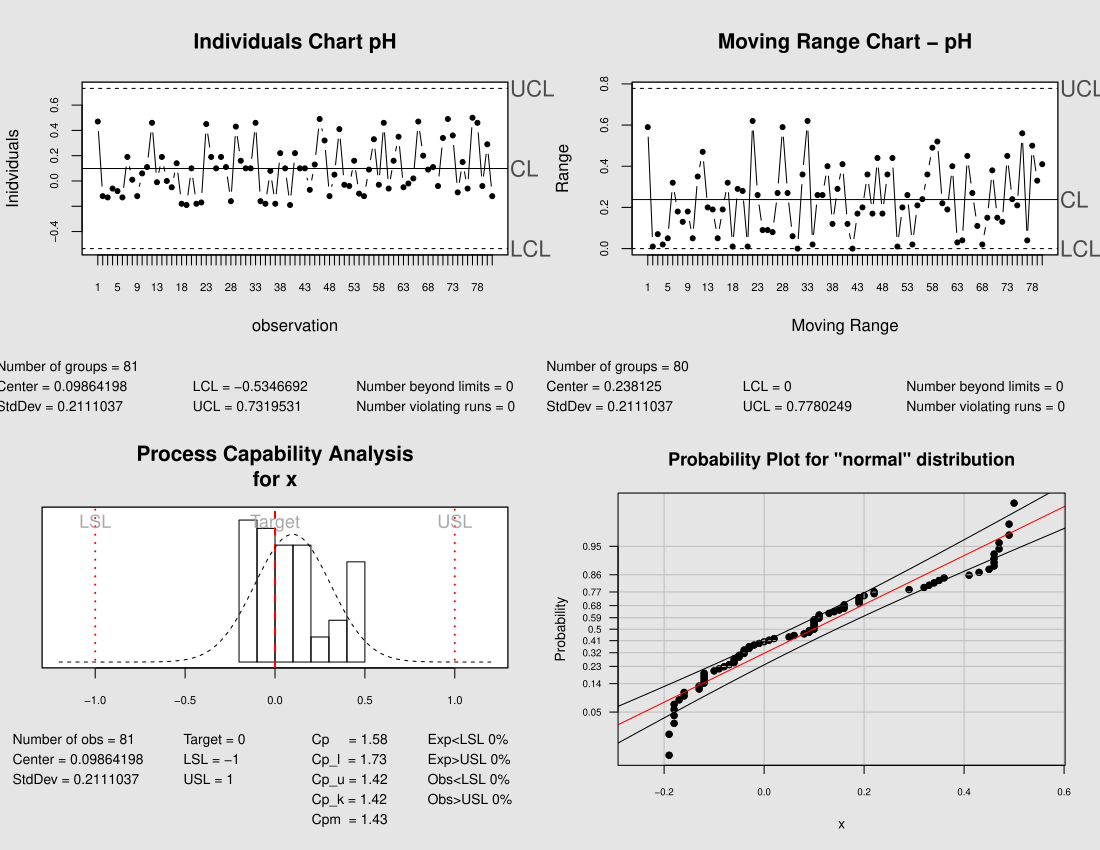

Write R code to recreate this figure.
#' Wrapper function to simplify the creation of XmR (IMR) charts using the qcc package.
#' 
#' By default, generates both the Individuals and Moving Range graphs.
#' Calls the qcc function once to generate the individuals chart using
#' type = "xbar.one" and a second call to generate the moving range
#' chart by transforming the data to a 2x(n-1) matrix and calling
#' the qcc function with type="R". 
#' Returns a list containing two qcc objects, one for the individuals
#' chart and the second for the moving range chart.
#' 
#' @name XmRqcc
#' @author Thomas Hopper \email{tomhopper@gmail.com}
#' @param x Required. A column vector of individual observations. Must be type double or integer.
#' @param title.X Optional. The title for the individuals chart.
#' @param title.mR Optional. The title for the moving range chart.
#' @param xlab.X Optional. The label for the x axis on the individuals chart.
#' @param ylab.X Optional. The label for the y axis on the individuals chart.
#' @param xlab.mR Optional. The label for the x axis on the moving range chart.
#' @param ylab.mR Optional. The label for the y axis on the moving range chart.
#' @param ... Other qcc parameters will be passed through directly to both  qcc 
#' @return \item{XmRqcc()[[1]]}{contains the individuals (type = xbar.one) qcc object}
#' @return \item{XmRqcc()[[2]]}{contains the moving range (type = R) qcc object}
#' @references http://cran.r-project.org/web/packages/qcc/qcc.pdf
#' @references http://www.r-project.org/doc/Rnews/Rnews_2004-1.pdf
#' @references http://www.qualitydigest.com/inside/twitter-ed/individual-charts-done-right-and-wrong.html
libresult <- require(qcc)
if(libresult == FALSE)
  stop("Could not load library qcc. XmRqcc relies on qcc.")

XmRqcc <- function(x, title.X = "Individuals Chart", ylab.X = "Individuals", xlab.X = "Observation", title.mR = "Moving Range Chart", ylab.mR = "Range", xlab.mR = "Range", ...) {
  #Error checking
  #print(sprintf("type of x = %s", typeof(x)))
  if (typeof(x) != c("double") && typeof(x) != c("integer"))
    stop("XmRqcc only accepts numbers of type integer or double.")
  if (NCOL(x) > 1)
    stop("XmRqcc only accepts a column vector; you have supplied more than one column")
  if (length(x) <= 1)
    stop("XmRqcc needs at least two values to create control charts. You have supplied less than one.")
  
  # Create a QCC object of type xbar.one (qcc's term for 
  # individuals charts) and plot the individuals graph.
  i.X <- qcc(data=x, type="xbar.one", 
             title=title.X, 
             ylab=ylab.X, 
             xlab=xlab.X, 
             std.dev=c("MR"), ...)
  
  i.adj <- matrix(nrow=length(x)-1, ncol=2)
  
  i.adj[,1] <- x[1:(length(x)-1)]
  i.adj[,2] <- x[2:length(x)]
  
  i.mR <- qcc(data=i.adj, type="R", 
              title=title.mR, 
              ylab=ylab.mR, 
              xlab=xlab.mR,
              std.dev=c("UWAVE-R"), ...)
  rval <- list(i.X, i.mR)
  return(rval)
}



### Code below by R. Solimeno   20-Nov-2013
# X_Bar and R chart for variables
# Use package "qcc" 


data <- read.csv("B2BVAR.csv", header = TRUE)

test.data <- data[which(data$TESTID=="PH"),]
x <- test.data$Dev
obj <- qcc(x, type = "xbar.one")


qcc.options("cex.stats"=0.65)
par(mfrow=c(2,2),
    cex.axis = 0.5,
    cex.lab = 0.75,
    cex.main=0.95,
    cex.sub=0.5)

XmRqcc(x, title.X="Individuals Chart pH",
       ylab.X="Inidviduals",
       xlab.X="observation",
       title.mR="Moving Range Chart - pH",
       ylab.mR="Range", xlab.mR="Moving Range",
       print=TRUE)


xdbar <- mean(x)

TARGET = 0.0
LSL = -1
USL = 1

speclimits <- c(LSL, USL)

process.capability(obj,
                   speclimits,
                   target=TARGET,
                   print=TRUE)


library(qualityTools)
ppPlot(x, "normal")
